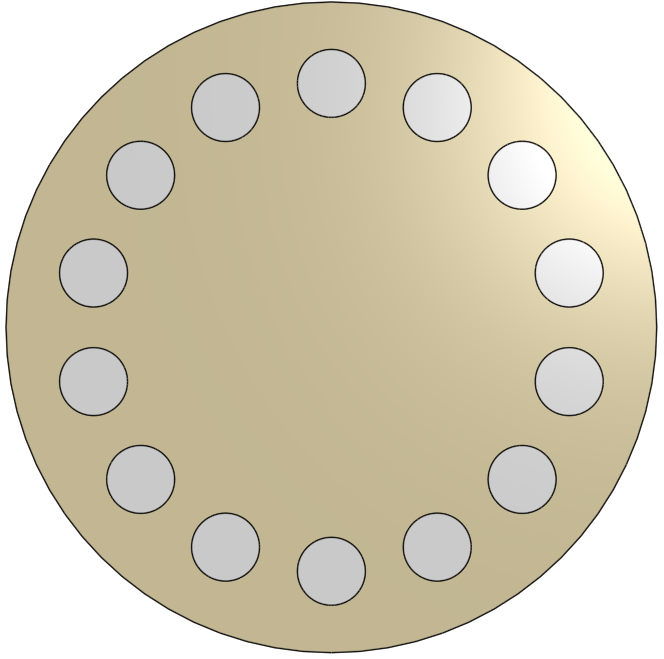
%> input picture Game Board.png, 664 x 659 px
$ octave BoardGamePlay_with_board_visual.m   (GNU Octave 9; MATLAB toolbox functions it lacks are replaced by stand-ins)
%> lines starting %> are read from the running program, lines starting %| are printed output that depends on the picture; in (x1, y1, x2, y2) boxes, pixels count from 0 and x2, y2 are one past the last pixel; in counts of white or black regions, pixels touching at a corner belong together; the program's own positions count from 1
% NOTE ALL PROGRAMS START WITH A HEADER COMMENT.
% This program is to do a MATLAB scrip version of playing the board game
% This code was written starting January 8, 2024 by Dr. Julie Whitney and
% was edited by Dr. Danny Francis during Fall 2024 Semester.
clear all
clc
% ********************************************************************
% Use Image Processing to find the Spots on Our Example Board (IMAGE
% PROCESSING IS DONE TO SHOW THE VISUAL OF THE BOARD AND THE PROCESSING
% SHOWN HERE IS NOT NECESSARY FOR YOUR PROJECTS)
% *******************************************************************
I = imread('Game Board.png');
%> I is the input picture: size 659x664x3 uint8; mean R, G, B 213.1, 205.7, 183.2
% Find circles on the board with a radius range of 10-50 pixels
[centers_game,radii_game] = imfindcircles(I,[10,50],"ObjectPolarity","dark");
%> centers_game = 14 rows, first 12: [522.6 175.6; 437.9 108.1; 569.7 273.8; 569.8 382; 522.7 480; 94 273.5; 141.1 175.8; 226.1 547.7; 437.8 547.7; 332 571.9; 141 480; 94 382]; radii_game = [35.15; 35.17; 35.11; 35.21; 35.12; 35.18; 35.11; 35.16; 35.14; 35.18; 35.25; 35.27; 35.23; 35.22]
% Find the width and height of our image (example board) in pixels
width = size(I,2);
%> width = 664
height = size(I,1);
%> height = 659
% Shift the image so the origin is at the middle of the image rather than
% the top left as MATLAB defaults to
centers_game_x_origin = centers_game(:,1) - width/2;
%> centers_game_x_origin = [190.6; 105.9; 237.7; 237.8; 190.7; -238; -190.9; -105.9; 105.8; -0.0455; -191; -238; -0.0638; -106]
centers_game_y_origin = (height/2) - centers_game(:,2);
%> centers_game_y_origin = [153.9; 221.4; 55.72; -52.5; -150.5; 56; 153.7; -218.2; -218.2; -242.4; -150.5; -52.5; 245.6; 221.5]
% Normalize the shifted X and Y pixel locations
Norm_x = normalize(centers_game_x_origin);
%> Norm_x = [1.06; 0.592; 1.33; 1.33; 1.07; -1.33; -1.07; -0.591; 0.592; 0.000351; -1.07; -1.33; 0.000248; -0.591]
Norm_y = normalize(centers_game_y_origin);
%> Norm_y = [0.85; 1.23; 0.302; -0.302; -0.85; 0.304; 0.849; -1.23; -1.23; -1.36; -0.85; -0.302; 1.36; 1.23]
% Find angles of the middle of each circle using Unit Circle
Angles = atan2(Norm_y,Norm_x);
%> Angles = [0.674; 1.12; 0.224; -0.224; -0.673; 2.92; 2.47; -2.02; -1.12; -1.57; -2.47; -2.92; 1.57; 2.02]
% Organize the spots around the circle based on their angles
Spots_with_angles = [centers_game,radii_game,Angles];
%> Spots_with_angles = 14 rows, first 8: [522.6 175.6 35.15 0.674; 437.9 108.1 35.17 1.12; 569.7 273.8 35.11 0.224; 569.8 382 35.21 -0.224; 522.7 480 35.12 -0.673; 94 273.5 35.18 2.92; 141.1 175.8 35.11 2.47; 226.1 547.7 35.16 -2.02]
Sorted_Spots = sortrows(Spots_with_angles,-4);
%> Sorted_Spots = 14 rows, first 8: [94 273.5 35.18 2.92; 141.1 175.8 35.11 2.47; 226 108 35.22 2.02; 331.9 83.85 35.23 1.57; 437.9 108.1 35.17 1.12; 522.6 175.6 35.15 0.674; 569.7 273.8 35.11 0.224; 569.8 382 35.21 -0.224]

%remove the angles column after sorting
Sorted_Spots(:,4) = [];
% Save as the variable "Space_Info" which is now an ordered (around the
% circle) array of our spots. Ordering is clockwise and spot #1 is about
% 9:30 on the board.
Space_info = Sorted_Spots;
%> Space_info = 14 rows, first 12: [94 273.5 35.18; 141.1 175.8 35.11; 226 108 35.22; 331.9 83.85 35.23; 437.9 108.1 35.17; 522.6 175.6 35.15; 569.7 273.8 35.11; 569.8 382 35.21; 522.7 480 35.12; 437.8 547.7 35.14; 332 571.9 35.18; 226.1 547.7 35.16]

% ********************************************************************
% Put Annotations on the Board
% *******************************************************************
Labeled_Board = insertText(I,[45 240],"1","BoxOpacity",0,"FontSize",35,"AnchorPoint","Center");
%> Labeled_Board: size 659x664x3 uint8; 0.04% of pixels changed, all inside (x1, y1, x2, y2) = (50, 247, 67, 273)
Labeled_Board = insertText(Labeled_Board,[95 142],"2","BoxOpacity",0,"FontSize",35,"AnchorPoint","Center");
Labeled_Board = insertText(Labeled_Board,[190 65],"3","BoxOpacity",0,"FontSize",35,"AnchorPoint","Center");
Labeled_Board = insertText(Labeled_Board,[332.0973 25],"4","BoxOpacity",0,"FontSize",35,"AnchorPoint","Center");
Labeled_Board = insertText(Labeled_Board,[480 65],"5","BoxOpacity",0,"FontSize",35,"AnchorPoint","Center");
Labeled_Board = insertText(Labeled_Board,[570 142],"6","BoxOpacity",0,"FontSize",35,"AnchorPoint","Center");
Labeled_Board = insertText(Labeled_Board,[620 240],"7","BoxOpacity",0,"FontSize",35,"AnchorPoint","Center");
%> Labeled_Board: size 659x664x3 uint8; mean R, G, B 212.6, 205.1, 182.7
Labeled_Board = insertText(Labeled_Board,[620 400],"8","BoxOpacity",0,"FontSize",35,"AnchorPoint","Center");
Labeled_Board = insertText(Labeled_Board,[570 505],"9","BoxOpacity",0,"FontSize",35,"AnchorPoint","Center");
Labeled_Board = insertText(Labeled_Board,[480 590],"10","BoxOpacity",0,"FontSize",35,"AnchorPoint","Center");
Labeled_Board = insertText(Labeled_Board,[332.0973 630],"11","BoxOpacity",0,"FontSize",35,"AnchorPoint","Center");
Labeled_Board = insertText(Labeled_Board,[185 590],"12","BoxOpacity",0,"FontSize",35,"AnchorPoint","Center");
Labeled_Board = insertText(Labeled_Board,[90 505],"13","BoxOpacity",0,"FontSize",35,"AnchorPoint","Center");
Labeled_Board = insertText(Labeled_Board,[40 400],"14","BoxOpacity",0,"FontSize",35,"AnchorPoint","Center");
Labeled_Board = insertText(Labeled_Board,[305 220],"SWAP","BoxOpacity",0,"FontSize",35,"AnchorPoint","Center");
Labeled_Board = insertText(Labeled_Board,[305 440],"SWAP","BoxOpacity",0,"FontSize",35,"AnchorPoint","Center");
Labeled_Board = insertText(Labeled_Board,[470 240],"DUMP","BoxOpacity",0,"FontSize",35,"AnchorPoint","Center");
Labeled_Board = insertText(Labeled_Board,[470 420],"DUMP","BoxOpacity",0,"FontSize",35,"AnchorPoint","Center");
Labeled_Board = insertText(Labeled_Board,[95 275],"Start","BoxOpacity",0,"FontSize",22,"AnchorPoint","Center");
Labeled_Board = insertText(Labeled_Board,[95 385],"Home","BoxOpacity",0,"FontSize",22,"AnchorPoint","Center");
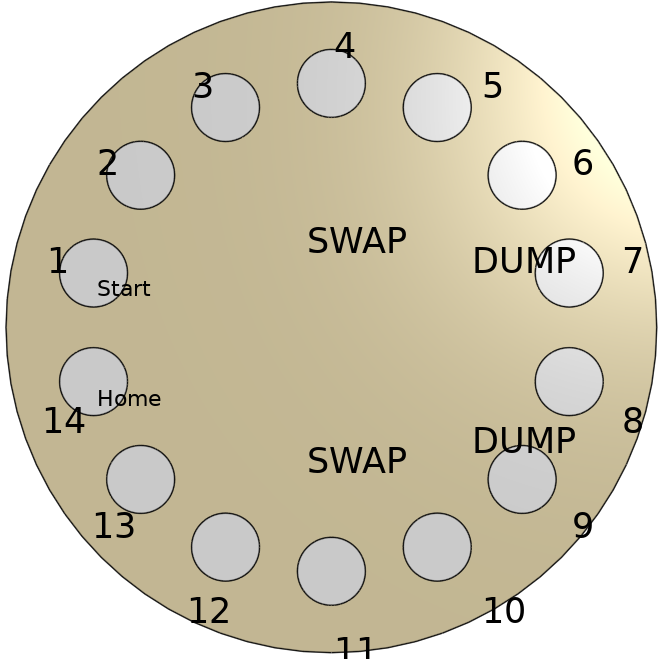
%> Labeled_Board: size 659x664x3 uint8; mean R, G, B 209.7, 202.4, 180.4
% ********************************************************************
% Initial set-up of the array that tracks the game
% *******************************************************************

% Start by creating the array which keeps track of where everything is.

% Instead of generating the board setup in MATLAB I created it in excel
% it is called StartingBoardSetup.xlsx.  I will import it.
%> (the run ends here)
